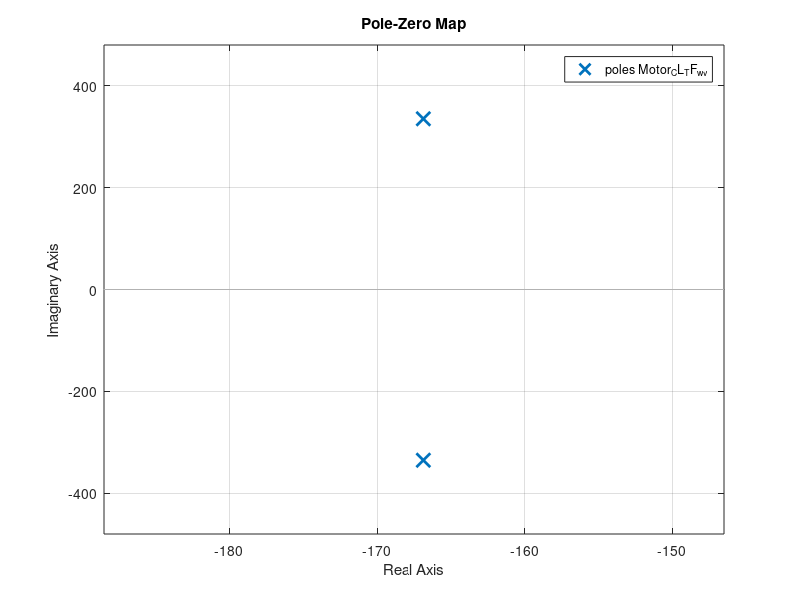
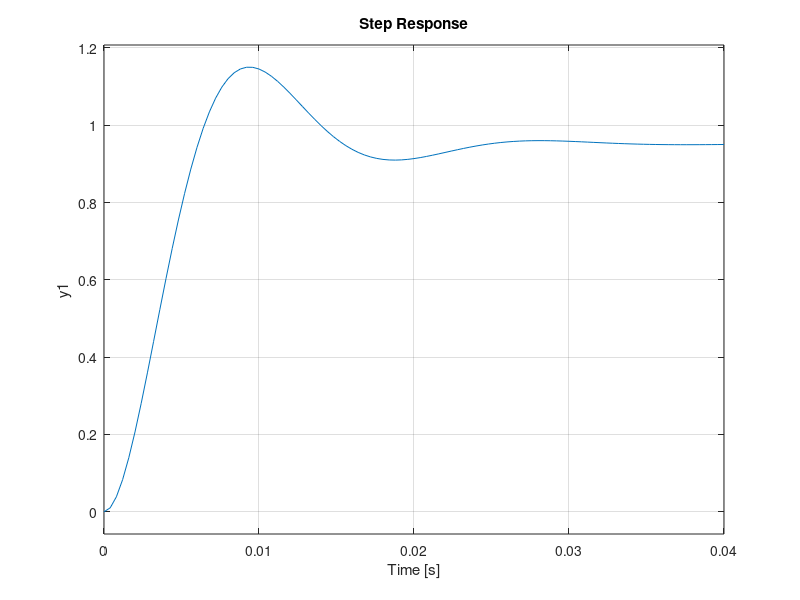

The MATLAB script that drew these images, in order: (Note: this script raises an error after producing the figures.)
close all;clear all;clc;
% DC Motor Speed Control using PID Controller

% DC Motor Transfer Function
Ra = 0.5;
La = 1.5*10^-3;
Kt = 0.05;
Jm = 0.00025;
Bm = 0.0001;
Kb = 0.05;
J = Jm;
B = Bm;
 
Motor_OL_TF_w_v = tf([Kt],[La*J Ra*J+La*B Ra*B+Kt*Kb]) %Open Loop w/v Transfer Function 
Motor_CL_TF_w_v = feedback(Motor_OL_TF_w_v,1)          %w/V Close Loop Transfer Function with Unity Feedback 
figure; pzmap(Motor_CL_TF_w_v)                         %pz-map of w/V Close Loop Transfer Function
figure; step(Motor_CL_TF_w_v)                          %Step Response of w/V Close Loop Transfer Function
stepinfo(Motor_CL_TF_w_v)                               
bode(Motor_CL_TF_w_v); grid on;
margin(Motor_CL_TF_w_v);
bandwidth(Motor_CL_TF_w_v)

s = tf('s')                                            %Lead-Lag Compensator
Lead_Lag = 3.6*((s+312)/(s+990))*((s+87.72)/(s+78.11))

%Result
forward = series(Motor_OL_TF_w_v,Lead_Lag)          % Forward Path of Closed Loop System with Lead-Lag Compensator
clsystem = feedback(forward,1)                      % Closed Loop System with Unity Feedback
pzmap(clsystem);                                    % PZ-Map of Closed Loop System with Unity Feedback
figure; step(clsystem)                              % Step Response
stepinfo(clsystem)

bode(Lead_Lag); hold on;
bode(Motor_OL_TF_w_v)
bode(clsystem)